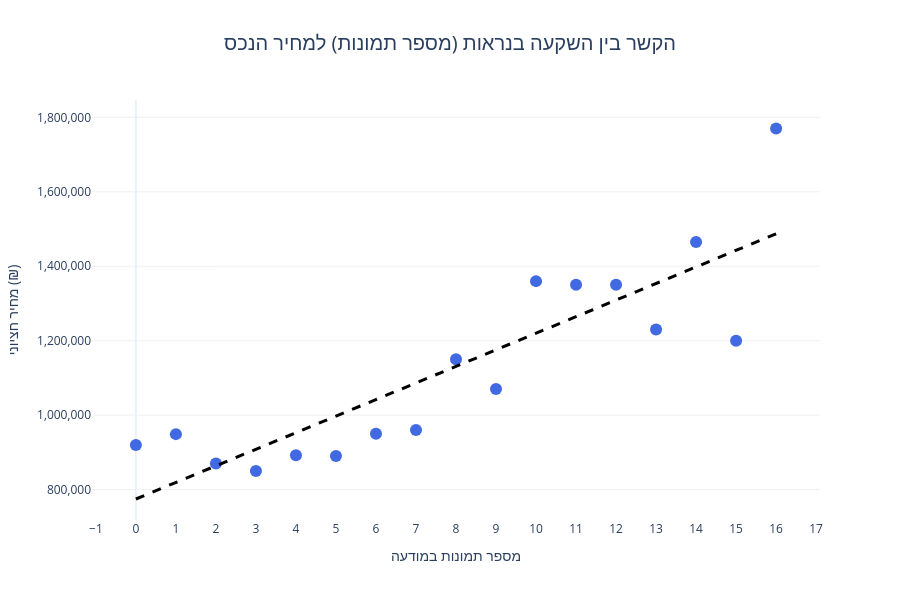

Notebook code cell kept with this figure:
### Code cell
import plotly.express as px
import pandas as pd
import numpy as np
import statsmodels.api as sm # נדרש עבור חישוב קו המגמה (ols)

# 1. הכנת הנתונים
df_analysis = df_map.copy()
if 'rooms_clean' not in df_analysis.columns:
    df_analysis['rooms_extracted'] = df_analysis['line_1'].astype(str).str.extract(r'(\d+(?:\.\d+)?)').astype(float)
    df_analysis['rooms_clean'] = np.floor(df_analysis['rooms_extracted'])

df_analysis = df_analysis[
    (df_analysis['price'] > 500000) &
    (df_analysis['price'] < 5000000) &
    (df_analysis['rooms_clean'].between(2, 6))
]

# סינון וחישוב חציונים
df_trend = df_analysis[df_analysis['images_count'] <= 16]
trend_data = df_trend.groupby('images_count')['price'].median().reset_index()

# 2. יצירת הגרף המשופר
fig_price = px.scatter(
    trend_data,
    x='images_count',
    y='price',
    trendline="ols", # קו מגמה לינארי
    trendline_color_override="black", # צבע בולט לקו המגמה
    title="הקשר בין השקעה בנראות (מספר תמונות) למחיר הנכס",
    labels={'images_count': 'מספר תמונות במודעה', 'price': 'מחיר חציוני (₪)'}
)

# 3. עיצוב הנראות
fig_price.update_traces(
    marker=dict(
        size=12,
        color='RoyalBlue',
    ),
    selector=dict(mode='markers') # מחיל את העיצוב רק על הנקודות ולא על הקו
)

# עיצוב מיוחד לקו המגמה
fig_price.data[1].line.dash = 'dash'
fig_price.data[1].line.width = 3

fig_price.update_layout(
    template="plotly_white",
    height=600,

    # עיצוב ציר ה-Y (מחיר)
    yaxis=dict(
        tickformat=',.0f', # פסיקים באלפים
        title_font=dict(size=14),
        showgrid=True,
        gridcolor='#F0F0F0'
    ),

    xaxis=dict(
        tickmode='linear', # מכריח את הציר להציג כל מספר
        dtick=1,           # קפיצות של 1 בדיוק
        showgrid=False,
        title_font=dict(size=14)
    ),

    # כותרת
    title=dict(
        font=dict(size=20),
        x=0.5, # מירכוז כותרת
        xanchor='center'
    ),

    # הוספת הסבר מרחף (Tooltip) נקי
    hovermode="x unified"
)

fig_price.show()

### Figure 1 — Plotly figure (JSON) as saved in the notebook; plotly's stock layout.template omitted (floating-point values rounded to 4 significant figures)
{"data": [{"hovertemplate": "מספר תמונות במודעה=%{x}<br>מחיר חציוני (₪)=%{y}<extra></extra>", "legendgroup": "", "marker": {"color": "RoyalBlue", "size": 12, "symbol": "circle"}, "mode": "markers", "name": "", "orientation": "v", "showlegend": false, "type": "scatter", "x": [0, 1, 2, 3, 4, 5, 6, 7, 8, 9, 10, 11, 12, 13, 14, 15, 16], "xaxis": "x", "y": [920000.0, 949000.0, 870000.0, 850000.0, 892500.0, 890000.0, 950000.0, 960000.0, 1150000.0, 1070000.0, 1360000.0, 1350000.0, 1350000.0, 1230000.0, 1465000.0, 1200000.0, 1770000.0], "yaxis": "y"}, {"hovertemplate": "<b>OLS trendline</b><br>price = 44527 * images_count + 774755<br>R<sup>2</sup>=0.743100<br><br>מספר תמונות במודעה=%{x}<br>מחיר חציוני (₪)=%{y} <b>(trend)</b><extra></extra>", "legendgroup": "", "line": {"color": "black", "dash": "dash", "width": 3}, "marker": {"color": "#636efa", "symbol": "circle"}, "mode": "lines", "name": "", "showlegend": false, "type": "scatter", "x": [0, 1, 2, 3, 4, 5, 6, 7, 8, 9, 10, 11, 12, 13, 14, 15, 16], "xaxis": "x", "y": [774800.0, 819300.0, 863800.0, 908300.0, 952900.0, 997400.0, 1042000.0, 1086000.0, 1131000.0, 1175000.0, 1220000.0, 1265000.0, 1309000.0, 1354000.0, 1398000.0, 1443000.0, 1487000.0], "yaxis": "y"}], "layout": {"height": 600, "hovermode": "x unified", "legend": {"tracegroupgap": 0}, "title": {"font": {"size": 20}, "text": "הקשר בין השקעה בנראות (מספר תמונות) למחיר הנכס", "x": 0.5, "xanchor": "center"}, "xaxis": {"anchor": "y", "domain": [0, 1], "dtick": 1, "showgrid": false, "tickmode": "linear", "title": {"font": {"size": 14}, "text": "מספר תמונות במודעה"}}, "yaxis": {"anchor": "x", "domain": [0, 1], "gridcolor": "#F0F0F0", "showgrid": true, "tickformat": ",.0f", "title": {"font": {"size": 14}, "text": "מחיר חציוני (₪)"}}}}
